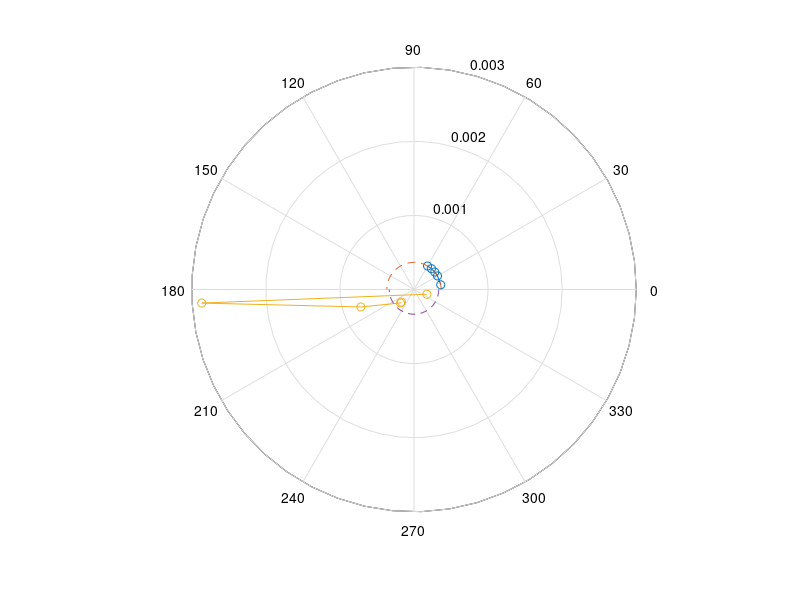

MATLAB code to generate this figure:
clear all; close all;

d=20.5e-3; %epaisseur de la plaque
theta_i=([10 30 40 50 60])*(pi/180); %angles d'incidence dans le plexi en rad
dt_T=[35.2 34.5 33.9 31.9 31.6]*10^(-6); %temps de parcours total mesures

%info plexi
e=38*10^-3; %epaisseur du sabot
v_plexi=2730; %m/s : vitesse dans le plexi
dl_plexi=2*e; %distances de parcours dans le plexi
dt_plexi=dl_plexi/v_plexi; %temps de parcours dans le plexi


%info alu
dt_T_alu=dt_T-dt_plexi; %temps de vol dans l'alu

for n=1:5
	if 2*d.*sin(theta_i(n))./(dt_T_alu(n)*v_plexi)<1
		theta_T_alu = 0.5.*asin(2*d.*sin(theta_i)./(dt_T_alu*v_plexi));  %angles transmis T en rad
	elseif  2*d.*sin(theta_i(n))./(dt_T_alu(n)*v_plexi)>1
		theta_T_alu = -0.5.*asin(2*d.*sin(theta_i)./(dt_T_alu*v_plexi)-1)
	end
end
v_alu=sin(theta_T_alu)*v_plexi./sin(theta_i);
 
polar(theta_i,1/v_plexi*ones(1,5), '-o');
hold on
polar(linspace(0,pi,100), ones(1,100)*max(1/v_plexi),'--');
hold on
polar(-theta_T_alu,1./(v_alu),'o-');
hold on
polar(-linspace(0,pi,100), ones(1,100)*max(1/3000),'--');

%cercle theorique
c_T_alu_theo=3000;
theta_T_theo=c_T_alu_theo*sin(theta_i)/v_plexi;
dl_alu_theo=d./cos(theta_T_theo);
dt_alu_theo=dl_alu_theo./c_T_alu_theo;

